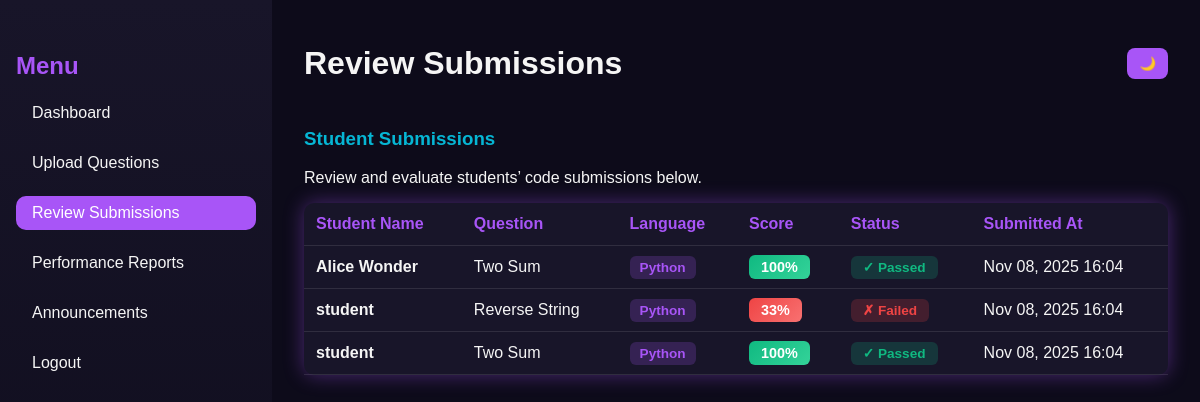
The page /faculty/review-submissions/ (signed in) on the database its author committed.
### core/models.py (models this page shows, shortened)
class Submission(models.Model):
    student = models.ForeignKey(Student, on_delete=models.CASCADE)
    question = models.ForeignKey(Question, on_delete=models.CASCADE)
    code = models.TextField()
    language = models.CharField(max_length=20)
    result = models.JSONField(null=True, blank=True)  # store output, correctness, AI feedback
    score = models.FloatField(default=0)
    submitted_at = models.DateTimeField(auto_now_add=True)

class Student(models.Model):
    user = models.OneToOneField(User, on_delete=models.CASCADE)
    faculty = models.ForeignKey(Faculty, on_delete=models.SET_NULL, null=True, blank=True)
    group = models.CharField(max_length=100, blank=True, null=True)

class Question(models.Model):
    faculty = models.ForeignKey(Faculty, on_delete=models.CASCADE, related_name='questions')
    title = models.CharField(max_length=255)
    description = models.TextField()
    difficulty = models.CharField(
        max_length=20,
        choices=[('Easy', 'Easy'), ('Medium', 'Medium'), ('Hard', 'Hard')],
        default='Easy'
    )
    marks = models.IntegerField(default=0)
    created_at = models.DateTimeField(auto_now_add=True)
    example_input = models.TextField(blank=True)
    example_output = models.TextField(blank=True)
    constraints = models.TextField(blank=True)

### core/views.py (the view)
# urls.py: path('faculty/review-submissions/', views.review_submissions, name='review_submissions'),
@login_required
def review_submissions(request):
    submissions = Submission.objects.filter(
        question__faculty=request.user.faculty
    ).select_related('student', 'question').order_by('-submitted_at')
    return render(request, 'core/review_submissions.html', {'submissions': submissions})

### core/templates/core/review_submissions.html (shortened to what this page needs)
{% load static %}
<!DOCTYPE html>
<html lang="en">
<head>
  <link rel="stylesheet" href="{% static 'dynamic/CSS/faculty_dashboard.css' %}" />
</head>
<body>
  <div class="dashboard">
    <aside class="sidebar">
      <h2 class="menu-title">Menu</h2>
      <ul>
        <li><a href="{% url 'faculty_dashboard' %}">Dashboard</a></li>
        <li><a href="{% url 'upload_question' %}">Upload Questions</a></li>
        <li><a href="{% url 'review_submissions' %}" class="active">Review Submissions</a></li>
        <li><a href="{% url 'performance_reports' %}">Performance Reports</a></li>
        <li><a href="{% url 'faculty_announcements' %}">Announcements</a></li>
        <li><a href="{% url 'logout' %}">Logout</a></li>
      </ul>
    </aside>
    <main class="main-content">
      <header class="topbar">
        <h1>Review Submissions</h1>
        <div class="theme-toggle">
          <button id="themeToggle">🌙</button>
        </div>
      </header>
      <section class="overview">
        <h3>Student Submissions</h3>
        <p>Review and evaluate students’ code submissions below.</p>
        <table class="styled-table">
          <thead>
            <tr>
              <th>Student Name</th>
              <th>Question</th>
              <th>Language</th>
              <th>Score</th>
              <th>Status</th>
              <th>Submitted At</th>
            </tr>
          </thead>
          <tbody>
            {% for submission in submissions %}
              <tr>
                <td><strong>{{ submission.student.user.get_full_name|default:submission.student.user.username }}</strong></td>
                <td>{{ submission.question.title }}</td>
                <td><span class="lang-badge">{{ submission.language }}</span></td>
                <td>
                  <span class="score-badge {% if submission.score >= 70 %}score-high{% elif submission.score >= 40 %}score-medium{% else %}score-low{% endif %}">
                    {{ submission.score|floatformat:0 }}%
                  </span>
                </td>
                <td>
                  {% if submission.score == 100 %}
                    <span class="status-badge status-passed">✓ Passed</span>
                  {% elif submission.score >= 50 %}
                    <span class="status-badge status-partial">~ Partial</span>
                  {% else %}
                    <span class="status-badge status-failed">✗ Failed</span>
                  {% endif %}
                </td>
                <td>{{ submission.submitted_at|date:"M d, Y H:i" }}</td>
              </tr>
            {% empty %}
              <tr>
                <td colspan="6" style="text-align: center; padding: 40px; color: #999; font-style: italic;">No submissions yet. Students haven't submitted any code.</td>
              </tr>
            {% endfor %}
          </tbody>
        </table>
      </section>
    </main>
  </div>
</body>
</html>

### core/static/dynamic/CSS/faculty_dashboard.css (style rules this page uses)
:root { --bg-dark: #0d0b1a; --bg-light: #f4f4f8; --text-dark: #f5f5f5; --text-light: #222; --accent1: #a855f7; --accent2: #06b6d4; --card-dark: #181529; --card-light: #ffffff; --shadow-glow: 0 0 20px rgba(168, 85, 247, 0.4); }
body { font-family: "Poppins", sans-serif; margin: 0; background-color: var(--bg-dark); color: var(--text-dark); transition: background 0.4s, color 0.4s; }
.dashboard { display: flex; height: 100vh; }
.sidebar { width: 240px; background: linear-gradient(180deg, #181529, #0d0b1a); padding: 2rem 1rem; box-shadow: var(--shadow-glow); }
.sidebar .menu-title { color: var(--accent1); font-weight: 700; font-size: 1.5rem; margin-bottom: 1rem; }
.sidebar ul { list-style: none; padding: 0; }
.sidebar ul li { margin: 1rem 0; }
.sidebar ul li a { color: var(--text-dark); text-decoration: none; font-size: 1rem; display: block; padding: 0.5rem 1rem; border-radius: 10px; transition: background 0.3s; }
.sidebar ul li a:hover, .sidebar ul li a.active { background: var(--accent1); color: #fff; }
.main-content { flex: 1; background: var(--bg-dark); color: var(--text-dark); padding: 1.5rem 2rem; overflow-y: auto; transition: background 0.4s, color 0.4s; }
.topbar { display: flex; justify-content: space-between; align-items: center; }
.theme-toggle button { background: var(--accent1); border: none; padding: 8px 12px; border-radius: 8px; color: white; cursor: pointer; transition: 0.3s; }
.overview h3 { color: var(--accent2); margin-top: 1.5rem; }
.upload-form, .overview table { background: var(--card-dark); padding: 1rem; border-radius: 10px; box-shadow: var(--shadow-glow); margin-top: 1rem; }
.styled-table { width: 100%; border-collapse: collapse; }
.styled-table th, .styled-table td { border-bottom: 1px solid rgba(255, 255, 255, 0.1); padding: 12px; text-align: left; }
.styled-table th { color: var(--accent1); }
.lang-badge { padding: 4px 10px; border-radius: 6px; background: rgba(168, 85, 247, 0.2); color: var(--accent1); font-size: 0.85rem; font-weight: 600; }
.score-badge { padding: 4px 12px; border-radius: 6px; font-weight: 700; font-size: 0.9rem; }
.score-high { background: linear-gradient(135deg, #10b981, #34d399); color: white; }
.score-low { background: linear-gradient(135deg, #ef4444, #f87171); color: white; }
.status-badge { padding: 4px 12px; border-radius: 6px; font-size: 0.85rem; font-weight: 600; }
.status-passed { background: rgba(16, 185, 129, 0.2); color: #10b981; }
.status-failed { background: rgba(239, 68, 68, 0.2); color: #ef4444; }

### rows shown on the page
Submission: student.user.get_full_name "Alice Wonder", question "Two Sum", language "Python", score "100", shows "✓ Passed", submitted_at "Nov 08, 2025 16:04"
Submission: student.user.get_full_name "student", question "Reverse String", language "Python", score "33", shows "✗ Failed", submitted_at "Nov 08, 2025 16:04"
Submission: student.user.get_full_name "student", question "Two Sum", language "Python", score "100", shows "✓ Passed", submitted_at "Nov 08, 2025 16:04"
